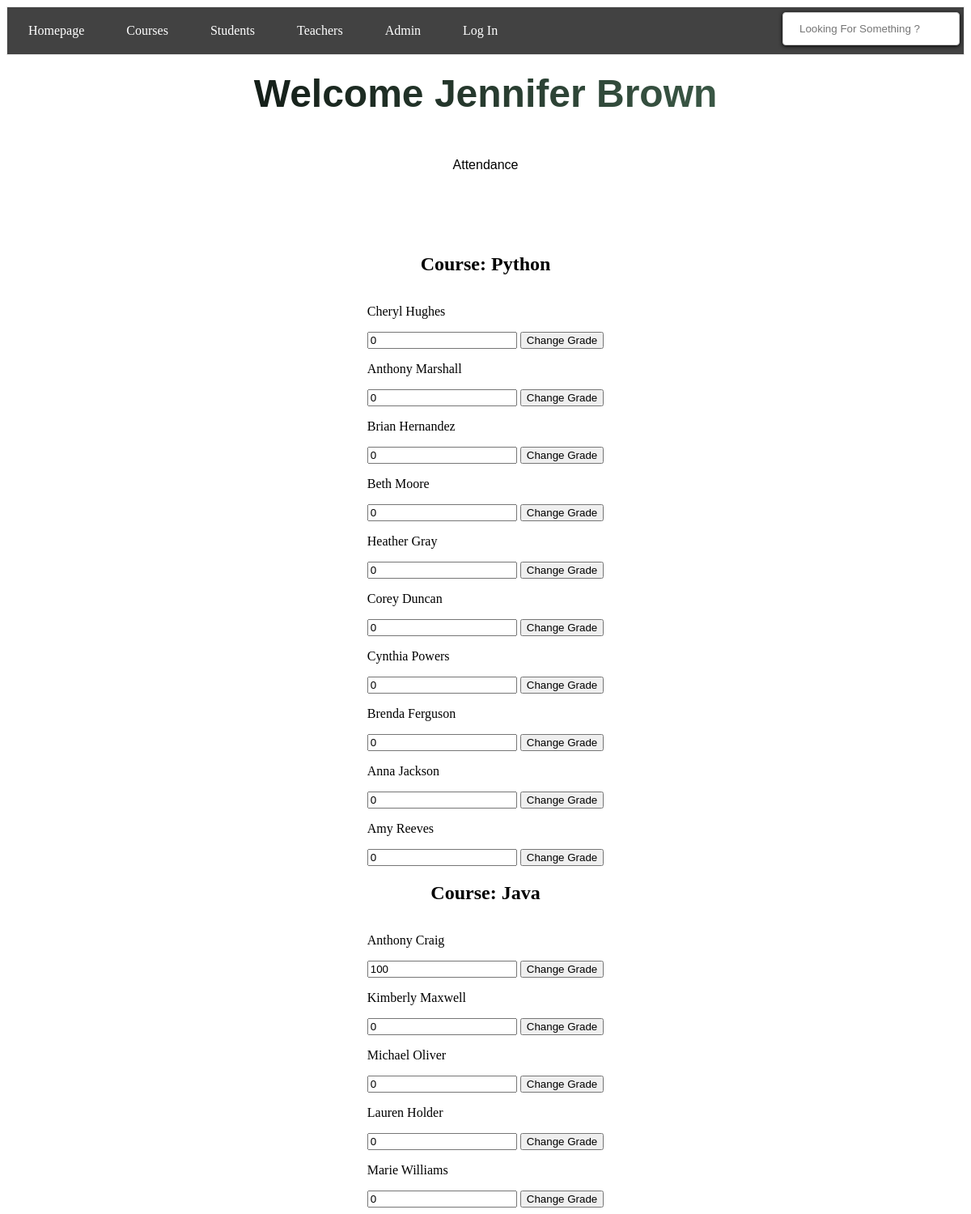
The page /teacher/2 on the database its author committed.
### tables this page shows
CREATE TABLE teachers (
                id INTEGER PRIMARY KEY, 
                name TEXT NOT NULL,
                email TEXT NOT NULL UNIQUE
            );

CREATE TABLE courses (
                id INTEGER PRIMARY KEY, 
                name TEXT NOT NULL,
                description TEXT,
                teacher_id INTEGER NOT NULL,
                FOREIGN KEY (teacher_id) REFERENCES teachers (id)
            );

CREATE TABLE students (
                id INTEGER PRIMARY KEY, 
                name TEXT NOT NULL,
                email TEXT UNIQUE NOT NULL,
                phone TEXT,
                photo_filename TEXT
            );

### app.py (the view)
@app.route('/teacher/<teacher_id>', methods=['GET', 'POST'])
def teacher_page(teacher_id):
    if request.method == 'POST':
        s_grade = request.form["grade"]
        s_id = request.form["s_id"]
        c_id = request.form["c_id"]
        execute_query(
            f"UPDATE students_courses SET grade='{s_grade}' WHERE student_id={s_id} AND course_id={c_id}")
        return redirect(url_for("teacher_page", teacher_id=teacher_id))
    else:
        c_ids = [c[0] for c in execute_query(
            f"SELECT id FROM courses WHERE teacher_id={teacher_id}")]
        student_ids = [s[0] for s in execute_query(
            f"SELECT student_id FROM students_courses WHERE course_id IN ({','.join(map(str, c_ids))})")]
        course = [Course(c_id, name, desc, t_id) for c_id, name, desc, t_id in execute_query(
            f"SELECT * FROM courses WHERE teacher_id={teacher_id}")]
        t_name = [n[0] for n in execute_query(
            f"SELECT name from teachers WHERE id={teacher_id}")]
        grades = {}
        for student_id in student_ids:
            grades_info = execute_query(
                f"SELECT course_id,grade FROM students_courses WHERE student_id={student_id} AND course_id IN ({','.join(map(str, c_ids))})")
            grades[student_id] = {c_id: grade for c_id, grade in grades_info}
        return render_template("teacher_profile.html", t_name=t_name[0], course=course, grades=grades, t_id=teacher_id)

### classes.py (called while the page is built)
    def teacher_name(self,teacher_id):
        name = [name[0] for name in execute_query(f"SELECT name FROM teachers WHERE id='{teacher_id}'")]
        return name[0]

    def assigned_students(self):
        student_ids = [c_id[0] for c_id in execute_query(f"SELECT student_id FROM students_courses WHERE course_id='{self.c_id}'")]
        student_names_ids = []
        for i in student_ids:
            name = [n[0] for n in execute_query(f"SELECT name FROM students WHERE id={i}")]
            student_names_ids.append([i,name[0]])
        return student_names_ids

### setup_db.py (called while the page is built)
def execute_query(sql):
    with sqlite3.connect("students.db") as conn:
        cur = conn.cursor()
        cur.execute(sql)
    return cur.fetchall()

### templates/teacher_profile.html (shortened to what this page needs)
{% include "header.html" %}
{% block content %}
    {% include "navbar.html" %}
    <h1>Welcome {{ t_name }}</h1>
    <div class="attendance"><a href="/teacher/{{ t_id }}/attendance">Attendance</a></div>
    {% if course %}
    {% for c in course %}
    <div class="course-head"><h2>Course: {{ c.name }}</h2></div>
        {% for student in c.students %}
            <div class="students-grades">
                <form action="" method="post">
                    <p> {{ student[1] }}</p>
                    {% set student_grades = grades.get(student[0], {}) %}
                    {% set grade = student_grades.get(c.c_id, None) %}
                    <input type="number" name="grade" id="" value="{{ grade }}">
                    <input type="submit" value="Change Grade">
                </form>
            </div>
        {% endfor %}
    {% endfor %}
{% else %}
    <h2>No Course Assigned</h2>
{% endif %}
{% endblock %}

### static/style.css (style rules this page uses)
a { text-decoration: none; color: #000000; }
h1 { margin-top: 15rem; margin-bottom: 10rem; margin-left: auto; margin-right: auto; text-align: center; position: relative; }
h1 { font-family: 'Montserrat', sans-serif; font-size: 3rem; color: #000000; background: linear-gradient(90deg, #000000, #4e755d); background-clip: text; -webkit-background-clip: text; -webkit-text-fill-color: transparent; margin: 0; padding: 20px; }
.attendance { margin-top: 2rem; margin-bottom: 5rem; margin-left: auto; margin-right: auto; text-align: center; position: relative; font-family: sans-serif; }
.attendance a { font:bold; color: #000000; }
.students-grades { display: flex; flex-direction: row; }
.course-head { display: flex; justify-content: center; }
.students-grades { display: flex; justify-content: center; justify-items:left; }

### rows shown on the page
teachers: name "Jennifer Brown"
courses: name "Python"
students: name "Cheryl Hughes", grade "0"
students: name "Anthony Marshall", grade "0"
students: name "Brian Hernandez", grade "0"
students: name "Beth Moore", grade "0"
students: name "Heather Gray", grade "0"
students: name "Corey Duncan", grade "0"
students: name "Cynthia Powers", grade "0"
students: name "Brenda Ferguson", grade "0"
students: name "Anna Jackson", grade "0"
students: name "Amy Reeves", grade "0"
courses: name "Java"
students: name "Anthony Craig", grade "100"
students: name "Kimberly Maxwell", grade "0"
students: name "Michael Oliver", grade "0"
students: name "Lauren Holder", grade "0"
students: name "Marie Williams", grade "0"
